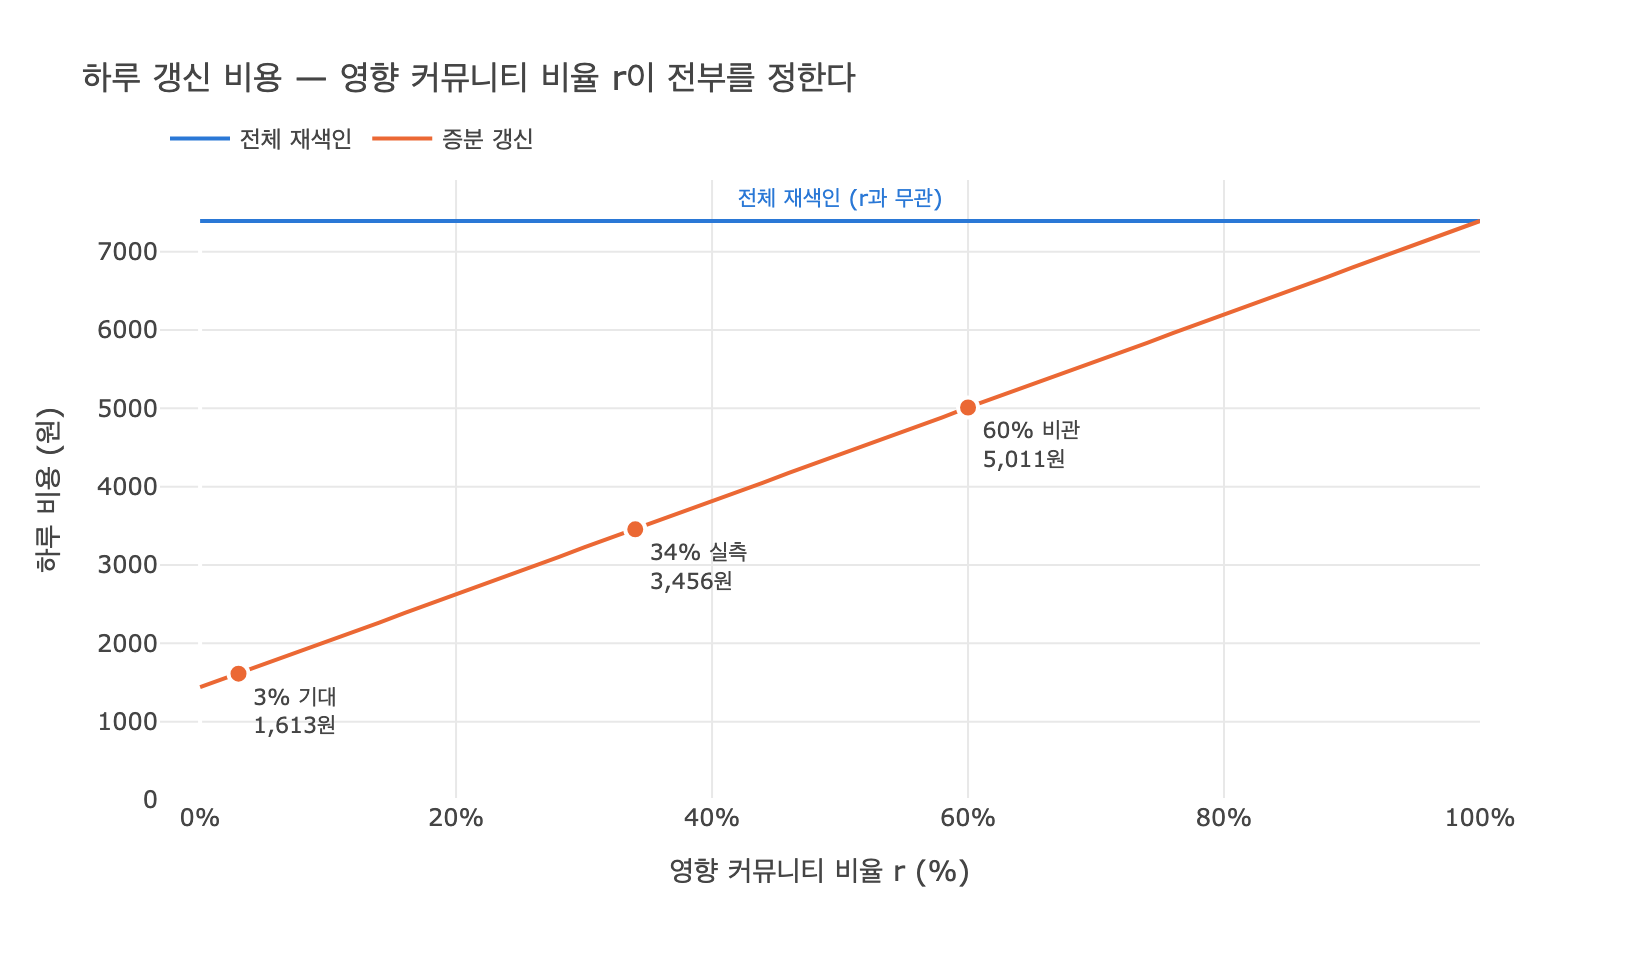

Generate this figure with Python:
# %% [markdown]
# # 전체 재색인 vs 증분 갱신 — 비용식은 어떻게 다른가?
#
# GraphRAG 계열 파이프라인의 하루 갱신 비용을 뜯어 보면 두 방식의 차이가
# 딱 한 항에서 갈린다.
#
# - **전체 재색인**:
#   $$C_{\text{full}} = N_{\text{new}} \cdot T_{\text{ext}} + N_{\text{comm}} \cdot T_{\text{sum}}$$
# - **증분 갱신** (영향 커뮤니티 비율 $r$):
#   $$C_{\text{inc}} = N_{\text{new}} \cdot T_{\text{ext}} + \lfloor r \cdot N_{\text{comm}} \rfloor \cdot T_{\text{sum}}$$
#
# 첫째 항(신규 문서 $N_{\text{new}}$건의 엔티티 추출)은 **두 식에서 완전히 같다**.
# 새 문서는 어차피 읽어야 하니까. 갈리는 건 둘째 항 — 커뮤니티 요약을
# **전부**($N_{\text{comm}}$개) 다시 쓰느냐, **영향받은 비율만**($r \cdot N_{\text{comm}}$개)
# 다시 쓰느냐다. 차액은
# $$C_{\text{full}} - C_{\text{inc}} \approx (1-r) \cdot N_{\text{comm}} \cdot T_{\text{sum}}$$
# 이므로 절감액은 오로지 $r$이 정한다.

# %%
# 필요 패키지: plotly, kaleido (표 계산 자체는 표준 라이브러리만 사용)
import os


def _show(fig):
    try:
        from IPython import get_ipython
        if get_ipython() is not None:  # VSCode 셀/Jupyter에서만 렌더링
            fig.show()
    except ImportError:
        pass


# 책의 비용 모델 상수 (2026년 8월 기준 대략치)
PRICE_PER_MTOK = 4_000        # 원 / 100만 토큰
TOK_PER_DOC_EXTRACT = 1_800   # 문서 하나 엔티티 추출
TOK_PER_SUMMARY = 2_400       # 커뮤니티 요약 하나

N_DOCS, N_COMM = 40_000, 620  # 코퍼스 규모: 문서 4만 건, 커뮤니티 620개
N_NEW = 200                   # 하루 신규 문서


def won(tok):
    return tok / 1_000_000 * PRICE_PER_MTOK


def daily_full(n_new, n_comm):
    """전체 재색인: 신규 추출 + 커뮤니티 «전부» 재요약"""
    return n_new * TOK_PER_DOC_EXTRACT + n_comm * TOK_PER_SUMMARY


def daily_incremental(n_new, n_comm, r):
    """증분 갱신: 신규 추출 + 영향받은 비율 r 만 재요약"""
    return n_new * TOK_PER_DOC_EXTRACT + int(n_comm * r) * TOK_PER_SUMMARY


extract_cost = won(N_NEW * TOK_PER_DOC_EXTRACT)
print(f"공통 항 — 신규 {N_NEW}건 추출: {N_NEW * TOK_PER_DOC_EXTRACT:,} 토큰 ≈ {extract_cost:,.0f}원/일")
print(f"전체 재색인 둘째 항 — 요약 {N_COMM}개 전부: {N_COMM * TOK_PER_SUMMARY:,} 토큰 ≈ {won(N_COMM * TOK_PER_SUMMARY):,.0f}원/일")
# 출력:
# 공통 항 — 신규 200건 추출: 360,000 토큰 ≈ 1,440원/일
# 전체 재색인 둘째 항 — 요약 620개 전부: 1,488,000 토큰 ≈ 5,952원/일

# %% [markdown]
# 추출 항은 하루 1,440원으로 고정이고, 전체 재색인은 여기에 요약 5,952원이
# 매일 통째로 얹힌다. 증분은 이 5,952원에 $r$ 을 곱한 만큼만 낸다.
#
# ## 시나리오: $r$ = 3% (기대) vs 34% (실측) vs 60% (비관)
#
# 저자의 기대는 5%였지만 실측은 34%. 커뮤니티 탐지가 전역 계산이라
# 새 문서가 기존 엔티티들을 잇는 다리 역할을 하면 경계가 여기저기 흔들린다.

# %%
print(f"{'영향 비율':>8} {'전체/일':>10} {'증분/일':>10} {'절감/일':>10} {'월 절감':>12}  비고")
print("-" * 66)
for r, note in ((0.03, "장밋빛 기대"), (0.34, "실측 (기대는 5%였다)"), (0.60, "비관 시나리오")):
    f = won(daily_full(N_NEW, N_COMM))
    i = won(daily_incremental(N_NEW, N_COMM, r))
    print(f"{r*100:>7.0f}% {f:>9,.0f}원 {i:>9,.0f}원 {f-i:>9,.0f}원 {(f-i)*30:>10,.0f}원  {note}")
# 출력:
#    영향 비율       전체/일       증분/일       절감/일         월 절감  비고
# ------------------------------------------------------------------
#       3%     7,392원     1,613원     5,779원    173,376원  장밋빛 기대
#      34%     7,392원     3,456원     3,936원    118,080원  실측 (기대는 5%였다)
#      60%     7,392원     5,011원     2,381원     71,424원  비관 시나리오

# %% [markdown]
# 전체 재색인 비용은 $r$ 과 무관하게 **평평한 선**이고, 증분 비용은 $r$ 에
# 비례해 올라가 $r=1$ 에서 전체 재색인과 만난다. 3%면 증분이 압도적으로 싸고
# (일 1,613원 vs 7,392원), 60%면 별 차이가 없어진다. **영향 커뮤니티 비율이
# 전부를 정하고, 그건 재 봐야 안다.**

# %%
import plotly.graph_objects as go

ratios = [x / 100 for x in range(0, 101, 2)]
full_line = [won(daily_full(N_NEW, N_COMM)) for _ in ratios]
inc_line = [won(daily_incremental(N_NEW, N_COMM, r)) for r in ratios]

C_FULL = "#2a78d6"   # blue
C_INC = "#eb6834"    # orange
C_INK = "#454545"

fig = go.Figure()
fig.add_trace(go.Scatter(
    x=[r * 100 for r in ratios], y=full_line, mode="lines",
    name="전체 재색인", line=dict(color=C_FULL, width=2)))
fig.add_trace(go.Scatter(
    x=[r * 100 for r in ratios], y=inc_line, mode="lines",
    name="증분 갱신", line=dict(color=C_INC, width=2)))

for r, label in ((0.03, "3% 기대"), (0.34, "34% 실측"), (0.60, "60% 비관")):
    y = won(daily_incremental(N_NEW, N_COMM, r))
    fig.add_trace(go.Scatter(
        x=[r * 100], y=[y], mode="markers+text", showlegend=False,
        marker=dict(color=C_INC, size=10, line=dict(color="#ffffff", width=2)),
        text=[f"{label}<br>{y:,.0f}원"], textposition="bottom right",
        textfont=dict(size=11, color=C_INK)))

fig.add_annotation(x=50, y=full_line[0], text="전체 재색인 (r과 무관)", yshift=12,
                   showarrow=False, font=dict(size=11, color=C_FULL))
fig.update_layout(
    title="하루 갱신 비용 — 영향 커뮤니티 비율 r이 전부를 정한다",
    xaxis=dict(title="영향 커뮤니티 비율 r (%)", ticksuffix="%", gridcolor="#e8e8e8"),
    yaxis=dict(title="하루 비용 (원)", gridcolor="#e8e8e8", rangemode="tozero"),
    plot_bgcolor="#ffffff", paper_bgcolor="#ffffff",
    font=dict(color=C_INK),
    legend=dict(orientation="h", yanchor="bottom", y=1.02, x=0),
    width=820, height=480, margin=dict(t=90))

_show(fig)
fig.write_image(os.path.join(os.path.dirname(os.path.abspath(__file__)), "expy.png"), scale=2)
print("expy.png 저장 완료")
# 출력: expy.png 저장 완료

# %% [markdown]
# ## 정리
#
# | 항 | 전체 재색인 | 증분 갱신 |
# |---|---|---|
# | 신규 문서 추출 $N_{\text{new}} \cdot T_{\text{ext}}$ | 낸다 | **똑같이** 낸다 |
# | 커뮤니티 요약 | $N_{\text{comm}}$개 **전부** | $r \cdot N_{\text{comm}}$개 (영향분만) |
#
# 즉 두 비용식의 차이는 요약 항 하나뿐이고, 그 크기를 정하는 $r$은
# 설계로 정하는 값이 아니라 **측정해야 아는 값**이다 — 그리고 대개
# 생각보다 크다 (기대 5% → 실측 34%).
